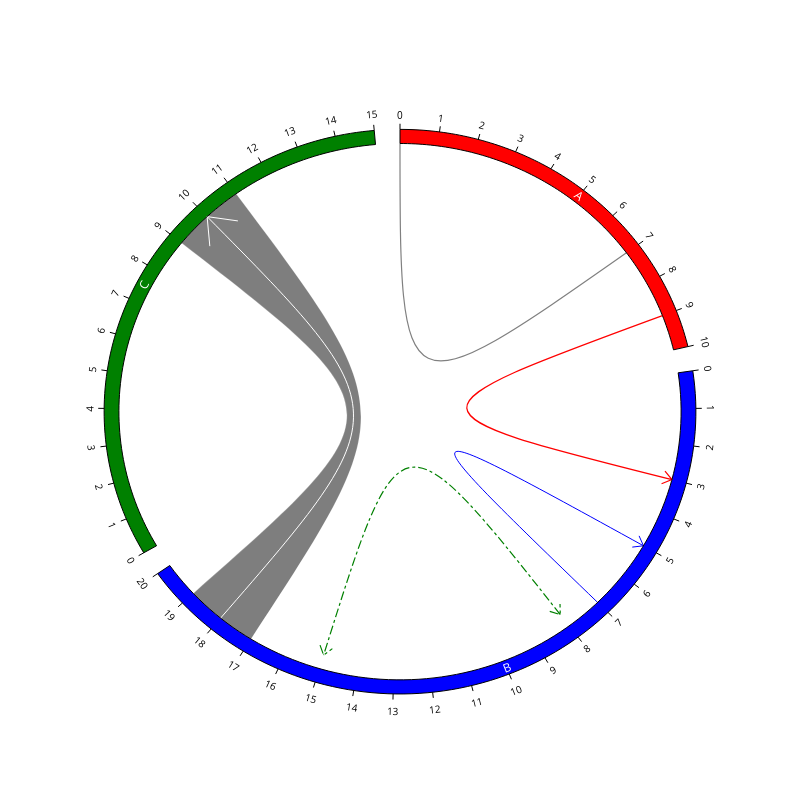

Notebook code cell kept with this figure:
### Markdown cell above
### 1-6. link_line

### Code cell
from pycirclizely import Circos

sectors = {"A": 10, "B": 20, "C": 15}
name2color = {"A": "red", "B": "blue", "C": "green"}
circos = Circos(sectors, space=5)
for sector in circos.sectors:
    track = sector.add_track((95, 100))
    track.axis(fillcolor=name2color[sector.name])
    track.text(sector.name, font=dict(color="white", size=12))
    track.xticks_by_interval(1)

# Plot link lines in various styles
circos.link_line(("A", 0), ("A", 7))
circos.link_line(("A", 9), ("B", 3), direction=1, line=dict(color="red"))
circos.link_line(("B", 5), ("B", 7), direction=-1, line=dict(width=1.0, color="blue"))
circos.link_line(
    ("B", 8), ("B", 15), r1=90, r2=90, direction=2, line=dict(color="green", dash="dashdot"))

circos.link(("B", 17, 19), ("C", 11, 9), fillcolor="black")
circos.link_line(
    ("B", 18),
    ("C", 10),
    direction=1,
    arrow_height=8,
    arrow_width=0.15,
    line=dict(color="white", width=1.0)
)

fig = circos.plotfig()
fig
